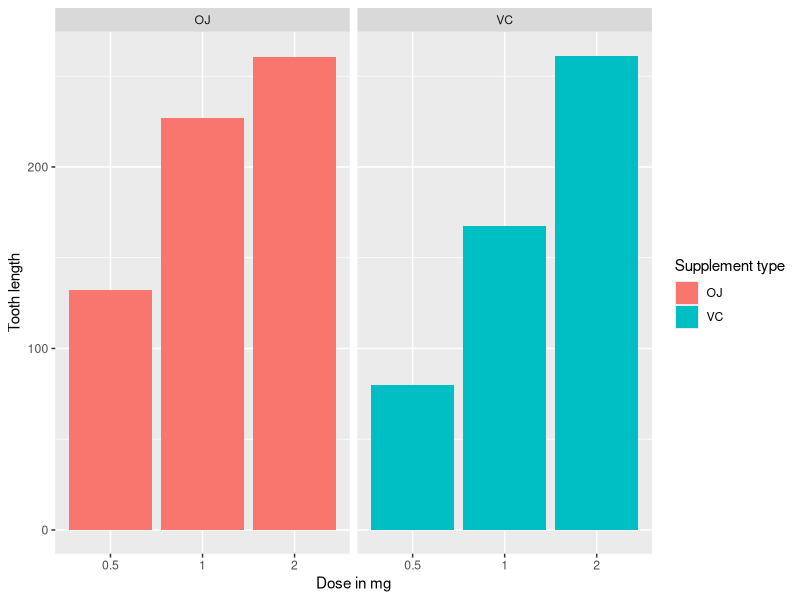
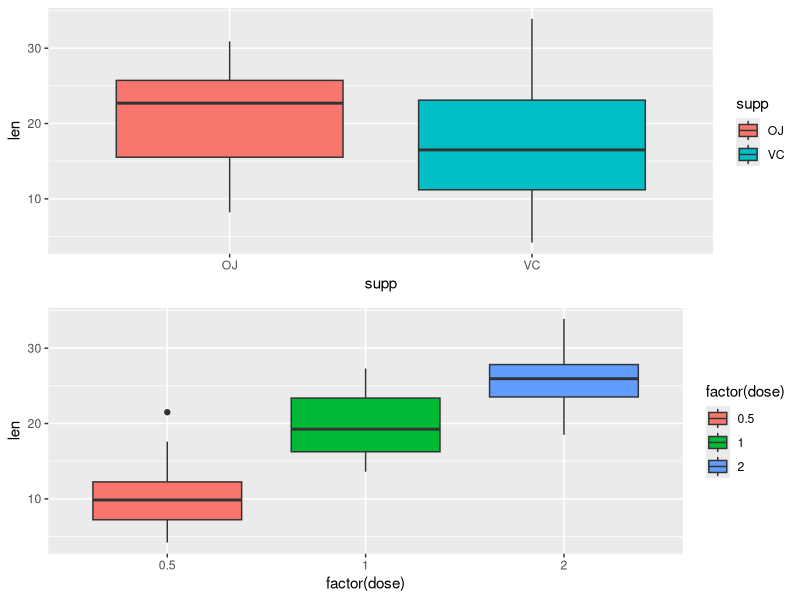

Recreate these plots in R, in order.
library(datasets)
library(ggplot2)
library(psych)
library(gridExtra)
library(xtable)
data(ToothGrowth)
attach(ToothGrowth)

# Columns in the data set
head(ToothGrowth)

# Statistical Summary of the data set
summary(ToothGrowth)

# Frequency of the data eliminating missing Values
table(supp,dose)

# Summary statistics by grouping as variables
dose <- as.factor(dose)
describe(len)

# Correlation between Supplement on Tooth Growth
ggplot(data=ToothGrowth, aes(x=as.factor(dose), y=len, fill=supp)) +
  geom_bar(stat="identity",) +
  facet_grid(. ~ supp) +
  xlab("Dose in mg") +
  ylab("Tooth length") +
  guides(fill=guide_legend(title="Supplement type"))

# Effect of Dosage on Tooth Growth
suppplot<-ggplot(aes(x = supp, y = len), data = ToothGrowth) + geom_boxplot(aes(fill = supp))
doseplot<-ggplot(aes(x = factor(dose), y =len), data = ToothGrowth) + 
  geom_boxplot(aes(fill = factor(dose)))

grid.arrange(suppplot,doseplot)


# Mean length for the two supplements
round(with(ToothGrowth, sapply(split(len, supp), mean)), 3)


# Mean length for the two supplements for various doses
aggregate(len, list(supp, dose), mean)

# Standard Deviation for the two supplements for various doses
aggregate(len, list(supp, dose), sd)

# Regression to see the effect of supplements on growth
fit <- lm(len ~ dose + supp, data=ToothGrowth)
summary(fit)

# T-Test to find correlation between Orange Juice vs Vitamin Supplement

WOdose <- t.test(ToothGrowth$len~ToothGrowth$supp , var.equal = T)
WOdose.conf <- WOdose$conf[1:2]
WOdose.pvalue <- WOdose$p.value

WOdose.conf
WOdose.pvalue

dose_0.5 <- ToothGrowth[ToothGrowth$dose == 0.5,]
dose_1 <- ToothGrowth[ToothGrowth$dose == 1,]
dose_2 <- ToothGrowth[ToothGrowth$dose == 2,]

Testdose_0.5 <- t.test(dose_0.5$len~dose_0.5$supp , var.equal = T)
Testdose_1 <- t.test(dose_1$len~dose_1$supp , var.equal = T)
Testdose_2 <- t.test(dose_2$len~dose_2$supp , var.equal = T)

conf_0.5 <- Testdose_0.5$conf[1:2]
conf_1 <- Testdose_1$conf[1:2]
conf_2 <- Testdose_2$conf[1:2]

pvalue_0.5 <- Testdose_0.5$p.value
pvalue_1 <- Testdose_1$p.value
pvalue_2 <- Testdose_2$p.value

pvalue_0.5
conf_0.5

pvalue_1
conf_1

pvalue_2
conf_2


